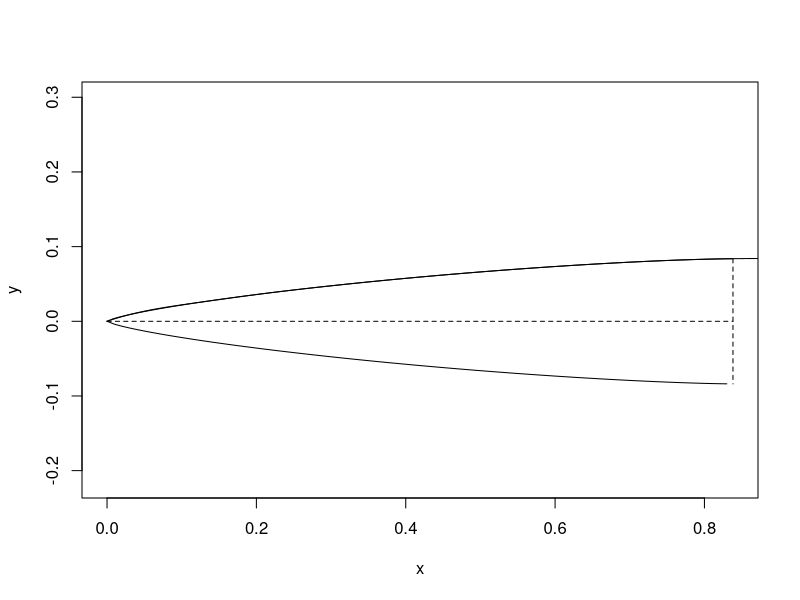
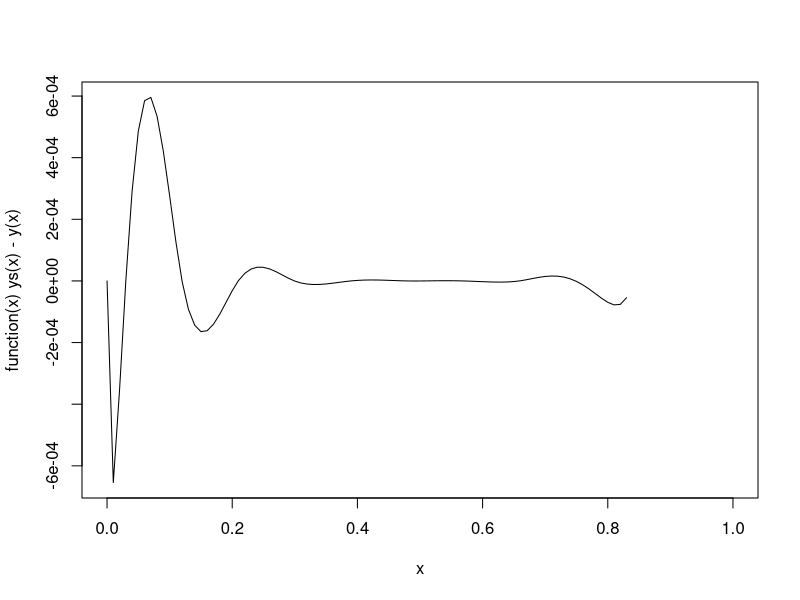
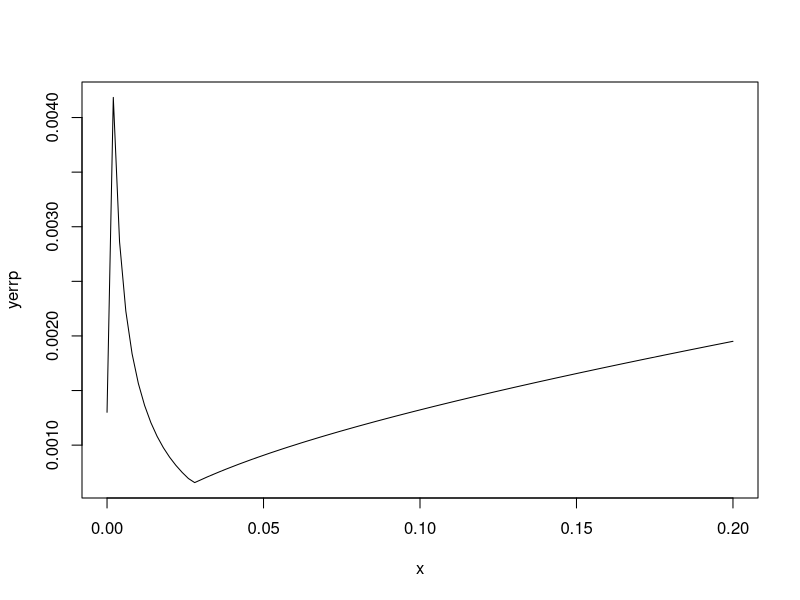
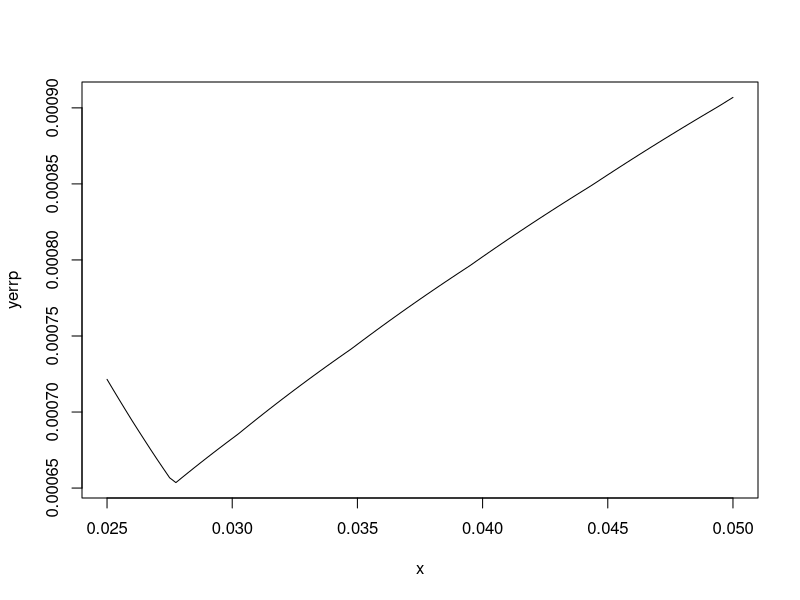
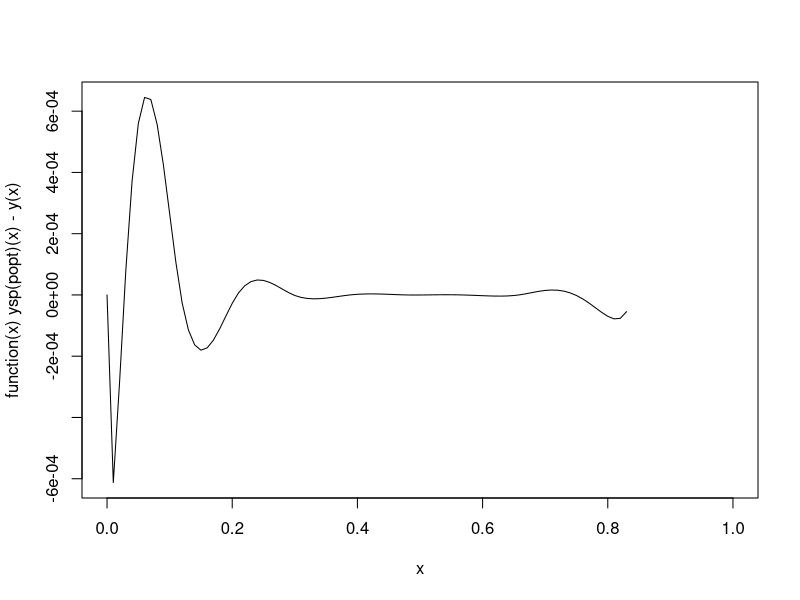
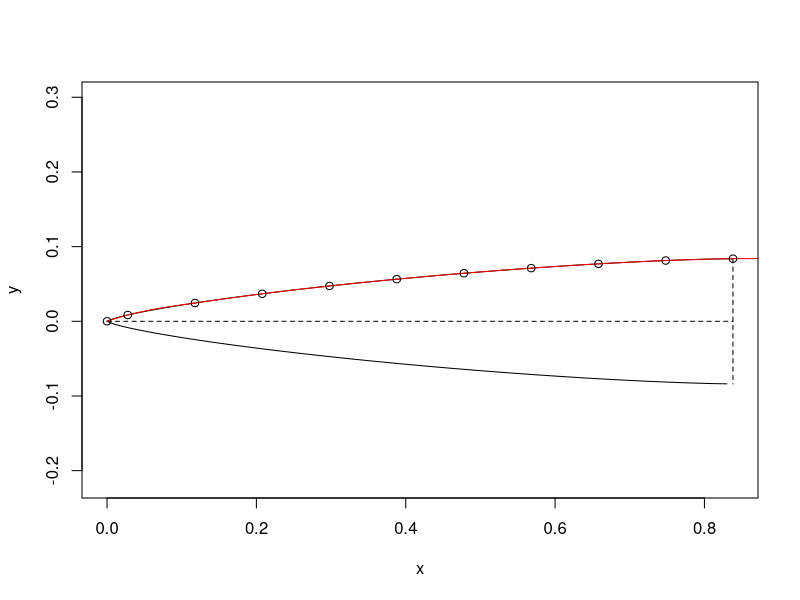

R code for these plots, in order:
# LV3 capstone project
# Joe Shields
# 2016-3-12

# This script is meant to find the optimal placement 
# of an extra spline point for the LV3 nose cone. 
# The curvature of the LD-Haack shape near the tip 
# creates a large error when using evenly distributed 
# sample points to approximate the shape using spline 
# curves. This script compares different placements 
# of an extra sample point, to minimize that error.

OD <- 6.6*25.4e-3#m, outer diameter
R <- OD/2#m, outer radius
# L <- 30*25.4e-3#m, length of nose cone
L <- 5*OD
spline.points <- 11

# LD Haack shape:
theta <- function(x) acos(1-2*x/L)
y <- function(x) R/sqrt(pi)*sqrt(theta(x)-sin(2*theta(x))/2)#von Karman ogive
plot(
	y, xlim=c(0, L),
	asp=1
	)
plot(function(x) -y(x), add=T)
lines( lty=2,
	c(0, L, NA, L, L), 
	c(0, 0, NA,  R, -R )
	)

#func that returns a spline fit of the LD Haack, with an extra
# point p in from the tip
ysp <- function(p){
	xset <- c(0, seq(from=p, to=L, length.out = spline.points-1))
	yset <- y(xset)
	return(splinefun(x = xset, y = yset))
}

# Demo with the point at p=0.03
ys <- ysp(0.03)
plot(ys, add=T)
plot(function(x)ys(x)-y(x))

# i <-1
# errs <- data.frame(p=NULL, err= NULL)
# xtest <- seq(from=0, to=L, length.out = 300)
# plot(function(x) ysp(0)(x) - y(x))
# for (p in seq(from=0.00, to=0.2, by=0.01)){
# 	plot(function(x) ysp(p)(x) - y(x), col=i, add=T)
# 	i <- i+1
# 	errs <- rbind(errs, c(p, max(abs(ysp(p)(xtest) - y(xtest)))))
# }
# colnames(errs) <- c("p", "err")
# min(errs$err)
# which.min(errs$err)

# find where to put p to minimize error
yerrp.helper <- function(p){ 
	xtest <- seq(from=0, to=L, length.out = 1e3)
	max(abs(ysp(p)(xtest) - y(xtest)))
}
yerrp <-function(p) sapply(p, yerrp.helper)
plot(yerrp, xlim= c(0,0.2))
plot(yerrp, xlim= c(0.025, 0.05))
ptest <- seq(from=0, L, length.out = 1e3)
yerrp.test <- yerrp(ptest)
cat("\nmaximum error: ", min(yerrp.test))
popt <- ptest[which.min(yerrp.test)]

plot(function(x) ysp(popt)(x) - y(x))
# the error is within 0.6 mm
plot(
	y, xlim=c(0, L),
	asp=1
)
plot(function(x) -y(x), add=T)
lines( lty=2,
       c(0, L, NA, L, L), 
       c(0, 0, NA,  R, -R )
)
plot(ysp(popt), col="red", add=T)
xset <- c(0, seq(from=popt, to=L, length.out = spline.points-1))
points(xset, y(xset))
cat("\noptimum x placements:\n", xset, "\noptimum y placements:\n", y(xset))

wedgeHalf <- 2*2*pi/360
cat("\nvertices:\nfront nose surface:\n")
for (i in 1:length(xset)){
	cat("(", 
	    xset[i], " ", 
	    y(xset)[i]*cos(wedgeHalf), " ", 
	    y(xset)[i]*sin(wedgeHalf),
	    ")\n", sep="")
}
cat("\nfront bounds\n",
	"(",  L, " ", 2*OD*cos(wedgeHalf), " ", 2*OD*sin(wedgeHalf), ")\n", 
	"(", -OD, " ", 2*OD*cos(wedgeHalf), " ", 2*OD*sin(wedgeHalf), ")\n", 
	"(", -OD, " ", 0, ", ", 0, ")\n",
	sep=""
	)
cat("\nback nose surface:\n")
for (i in 1:length(xset)){
	cat("(", 
	    xset[i], " ", 
	    y(xset)[i]*cos(-wedgeHalf), " ", 
	    y(xset)[i]*sin(-wedgeHalf),
	    ")\n", sep="")
}
cat("\nback bounds\n",
    "(",  L, " ", 2*OD*cos(-wedgeHalf), " ", 2*OD*sin(-wedgeHalf), ")\n", 
    "(", -OD, " ", 2*OD*cos(-wedgeHalf), " ", 2*OD*sin(-wedgeHalf), ")\n", 
    "(", -OD, " ", 0, ", ", 0, ")\n",
    sep=""
)
